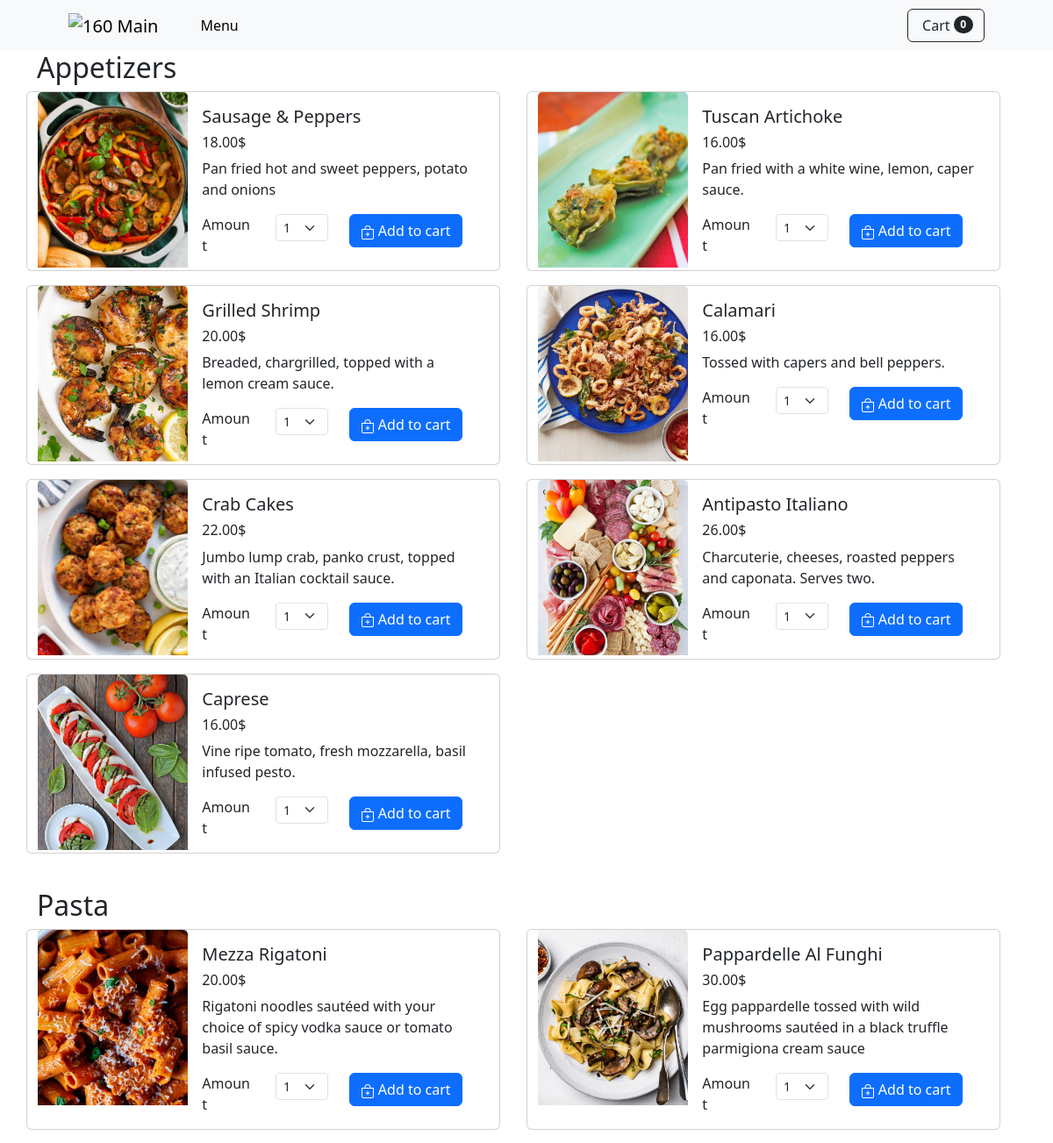
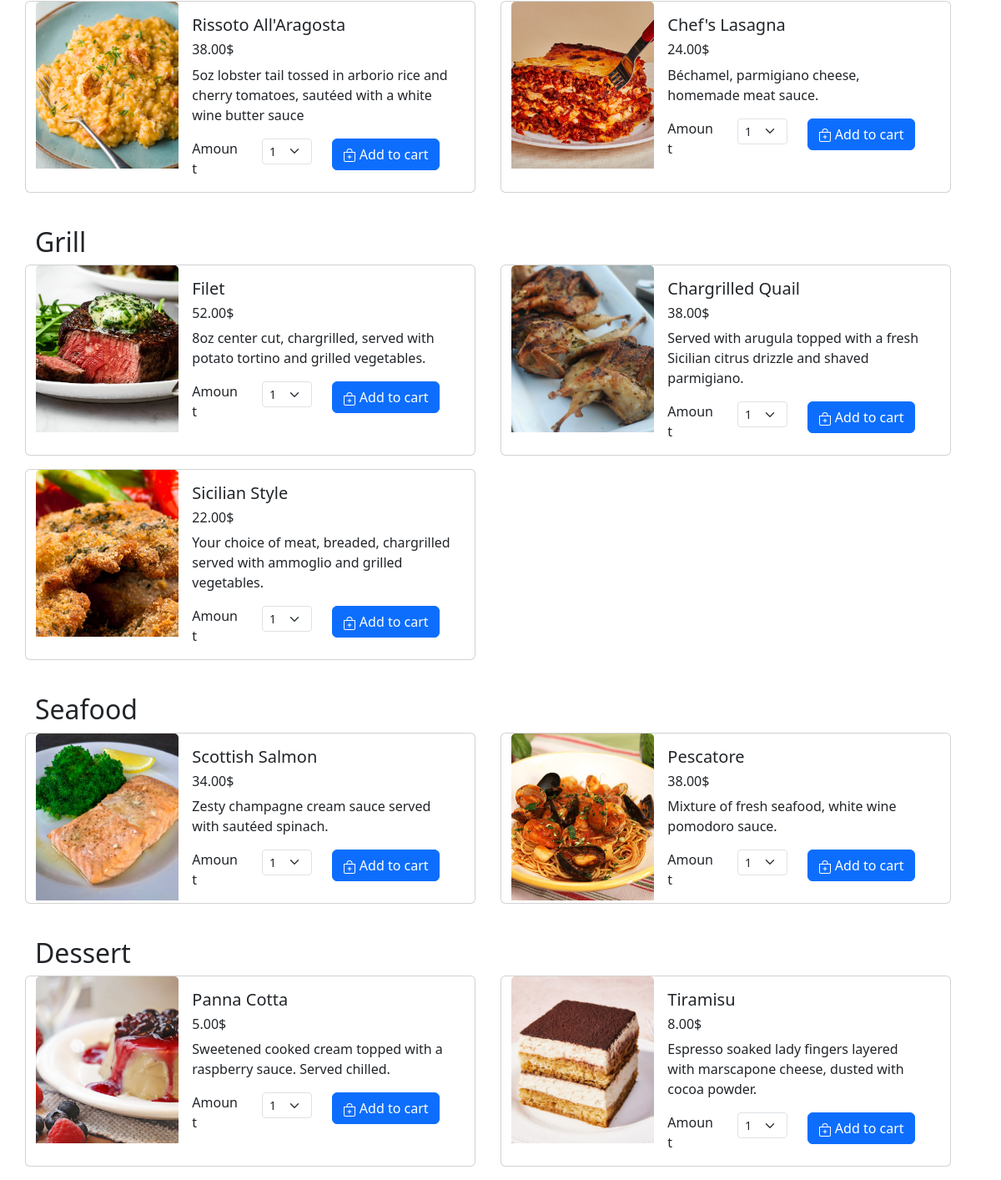
The page / on the database its author committed (2 pictures, top to bottom).
### MenuOrders/models.py (models this page shows, shortened)
class Menu(models.Model):
    FOOD_TYPE_CHOICES = [
        ('appetizer', 'Appetizer'),
        ('pasta', 'Pasta'),
        ('saute', 'Saute'),
        ('grill', 'Grill'),
        ('seafood', 'Seafood'),
        ('dessert', 'Dessert'),
        ('beverage', 'Beverage')
    ]
    item = models.CharField(max_length=50)
    price = models.DecimalField(max_digits=6, decimal_places=2)
    picture = models.ImageField(upload_to='menu_pics/')
    description = models.CharField(max_length=150)
    food_type = models.CharField(max_length=150, choices=FOOD_TYPE_CHOICES)

### MenuOrders/views.py (the view)
# urls.py: path("", views.index, name="index"),
def index(request):
    menu = Menu.objects.all()
    appetizer = Menu.objects.filter(food_type='appetizer')
    pasta = Menu.objects.filter(food_type='pasta')
    grill = Menu.objects.filter(food_type='grill')
    seafood = Menu.objects.filter(food_type='seafood')
    dessert = Menu.objects.filter(food_type='dessert')
    beverage = Menu.objects.filter(food_type='beverage')
    cart = Cart(request)
    cart_items = cart.get_items
    quantities = cart.get_quants
    totals = cart.cart_total()
    context = {
        'menu': menu,
        'appetizer': appetizer,
        'pasta': pasta,
        'grill': grill,
        'seafood': seafood,
        'dessert': dessert,
        'beverage': beverage,
        'cart_items': cart_items,
        'quantities': quantities,
        'totals':totals,
    }
    return render(request, 'index.html', context)

### cart/cart.py (called while the page is built)
    def cart_total(self):
        item_ids = self.cart.keys()
        items = Menu.objects.filter(id__in=item_ids)
        quantities = self.cart
        total = 0
        for key, value in quantities.items():
            key= int(key)
            for item in items:
                if item.id == key:
                    total = total + (item.price * value)
        return total

    def __len__(self):
        return len(self.cart)

    def get_items(self):
        item_ids = self.cart.keys()
        items = Menu.objects.filter(id__in=item_ids)
        return items

### cart/context_processors.py (called while the page is built)
def cart(request):
    return {'cart': Cart(request)}

### MenuOrders/templates/index.html (shortened to what this page needs)
<!DOCTYPE html>
<html>
    <head>
        <link href="https://cdn.jsdelivr.net/npm/bootstrap@5.3.3/dist/css/bootstrap.min.css"
        rel="stylesheet"
>
    </head>
    <body>
        {% include 'navbar.html' %}
        <div class="container">
                <h2> Appetizers </h2>
            <div class="row">
                {%for item in appetizer%}
                    <div class="card mb-3 card-spacing" style="max-width: 540px;">
                        <div class="row g-0">
                            <div class="col-sm-4">
                                <img src='{{item.picture.url}}' class="fixed-size-img card-img-top" alt="Food picture">
                            </div>
                            <div class="col-sm-8">
                                <div class="card-body">
                                    <h5 class="card-title">{{ item.item }}</h5>
                                    <h6 class="card-title">{{ item.price}}$</h6>
                                    <p class="card-text">
                                        {{ item.description }}
                                        <div class="row justify-content">
                                            <div class="col-md-3">Amount</div>
                                            <div class="col-md-3">
                                                <select class="form-select form-select-sm" id="qty-cart">
                                                    <option value="1">1</option>
                                                </select>
                                            </div>
                                            <div class="col-md-6">
                                                <button type="button" data-item-id="{{ item.id }}" class="btn btn-primary add-cart ml-auto" >
                                                    Add to cart
                                                </button>
                                            </div>
                                        </div>
                                        </div>
                                    </div>
                                </div>
                            </div>
                {% endfor %}
            </div>
            <br>
            <h2> Pasta </h2>
            <div class="row">
                {%for item in pasta%}
                    <div class="card mb-3 card-spacing" style="max-width: 540px;">
                        <div class="row g-0">
                            <div class="col-sm-4">
                                <img src='{{item.picture.url}}' class="fixed-size-img card-img-top" alt="Food picture">
                            </div>
                            <div class="col-sm-8">
                                <div class="card-body">
                                    <h5 class="card-title">{{ item.item }}</h5>
                                    <h6 class="card-title">{{ item.price}}$</h6>
                                    <p class="card-text">
                                        {{ item.description }}
                                        <div class="row justify-content">
                                            <div class="col-md-3">Amount</div>
                                            <div class="col-md-3">
                                                <select class="form-select form-select-sm" id="qty-cart">
                                                    <option value="1">1</option>
                                                </select>
                                            </div>
                                            <div class="col-md-6">
                                                <button type="button" data-item-id="{{ item.id }}" class="btn btn-primary add-cart ml-auto" >
                                                    Add to cart
                                                </button>
                                            </div>
                                        </div>
                                        </div>
                                    </div>
                                </div>
                            </div>
                {% endfor %}
            </div>
            <br>
            <h2> Grill </h2>
            <div class="row">
                {%for item in grill%}
                    <div class="card mb-3 card-spacing" style="max-width: 540px;">
                        <div class="row g-0">
                            <div class="col-sm-4">
                                <img src='{{item.picture.url}}' class="fixed-size-img card-img-top" alt="Food picture">
                            </div>
                            <div class="col-sm-8">
                                <div class="card-body">
                                    <h5 class="card-title">{{ item.item }}</h5>
                                    <h6 class="card-title">{{ item.price}}$</h6>
                                    <p class="card-text">
                                        {{ item.description }}
                                        <div class="row justify-content">
                                            <div class="col-md-3">Amount</div>
                                            <div class="col-md-3">
                                                <select class="form-select form-select-sm" id="qty-cart">
                                                    <option value="1">1</option>
                                                </select>
                                            </div>
                                            <div class="col-md-6">
                                                <button type="button" data-item-id="{{ item.id }}" class="btn btn-primary add-cart ml-auto" id="bt" >
                                                    Add to cart
                                                </button>
                                            </div>
                                        </div>
                                        </div>
                                    </div>
                                </div>
                            </div>
                {% endfor %}
            </div>
            <br>
            <h2> Seafood </h2>
            <div class="row">
                {%for item in seafood%}
                    <div class="card mb-3 card-spacing" style="max-width: 540px;">
                        <div class="row g-0">
                            <div class="col-sm-4">
                                <img src='{{item.picture.url}}' class="fixed-size-img card-img-top" alt="Food picture">
                            </div>
                            <div class="col-sm-8">
                                <div class="card-body">
                                    <h5 class="card-title">{{ item.item }}</h5>
                                    <h6 class="card-title">{{ item.price}}$</h6>
                                    <p class="card-text">
                                        {{ item.description }}
                                <div class="row justify-content">
                                    <div class="col-md-3">Amount</div>
                                    <div class="col-md-3">
                                        <select class="form-select form-select-sm" id="qty-cart">
                                            <option value="1">1</option>
                                        </select>
                                    </div>
                                    <div class="col-md-6">
                                        <button type="button" data-item-id="{{ item.id }}" class="btn btn-primary add-cart ml-auto" >
                                            Add to cart
                                        </button>
                                    </div>
                                </div>
                                </div>
                            </div>
                        </div>
                    </div>
                {% endfor %}
            </div>
            <br>
            <h2> Dessert </h2>
            <div class="row">
                {%for item in dessert%}
                    <div class="card mb-3 card-spacing" style="max-width: 540px;">
                        <div class="row g-0">
                            <div class="col-sm-4">
                                <img src='{{item.picture.url}}' class="fixed-size-img card-img-top" alt="Food picture">
                            </div>
                            <div class="col-lg-8">
                                <div class="card-body">
                                    <h5 class="card-title">{{ item.item }}</h5>
                                    <h6 class="card-title">{{ item.price}}$</h6>
                                    <p class="card-text">
                                        {{ item.description }}
                                    </p>
                                <div class="row justify-content">
                                    <div class="col-md-3">Amount</div>
                                    <div class="col-md-3">
                                        <select class="form-select form-select-sm" id="qty-cart">
                                            <option value="1">1</option>
                                        </select>
                                    </div>
                                    <div class="col-md-6">
                                        <button type="button" data-item-id="{{ item.id }}" class="btn btn-primary add-cart ml-auto" >
                                            Add to cart
                                        </button>
                                    </div>
                                </div>
                                </div>
                            </div>
                        </div>
                    </div>
                {% endfor %}
            </div>
        </div>
    </body>
</html>

### MenuOrders/templates/navbar.html (shortened to what this page needs)
<!DOCTYPE html>
<html>
    <head>
    </head>
    <body>
        <nav class="navbar navbar-expand-lg navbar-light bg-light">
          <div class="container px-4 px-lg-5">
            <a class="navbar-brand" href="{% url 'index' %}">
              <img src="https://onesixtymain.com/wp-content/uploads/2023/06/160Main-New.png" alt="160 Main" width="220" height="68">
            </a>
            <div class="collapse navbar-collapse d-none d-lg-flex" id="navbarSupportedContent">
              <ul class="navbar-nav me-auto mb-2 mb-lg-0 ms-lg-4">
                <li class="nav-item">
                  <a class="nav-link active" aria-current="page" href="{% url 'index' %}">Menu</a>
                </li>
              </ul>
            </div>
            <button class="btn btn-outline-dark d-flex align-items-center" type="button" data-bs-toggle="offcanvas" data-bs-target="#offcanvasRight" aria-controls="offcanvasRight">
              Cart
              <span class="badge bg-dark text-white ms-1 rounded-pill" id="cart_quantity">
                {{ cart|length }}
              </span>
            </button>
          </div>
        </nav>
      </body>
</html>

### MenuOrders/templates/index.html (style rules this page uses)
.fixed-size-img { width: 100%; height: 200px; object-fit: cover; }
.card-spacing { margin-right: 30px; }

### rows shown on the page
Menu: picture (picture), item "Sausage & Peppers", price "18.00", description "Pan fried hot and sweet peppers, potato and onions"
Menu: picture (picture), item "Tuscan Artichoke", price "16.00", description "Pan fried with a white wine, lemon, caper sauce."
Menu: picture (picture), item "Grilled Shrimp", price "20.00", description "Breaded, chargrilled, topped with a lemon cream sauce."
Menu: picture (picture), item "Calamari", price "16.00", description "Tossed with capers and bell peppers."
Menu: picture (picture), item "Crab Cakes", price "22.00", description "Jumbo lump crab, panko crust, topped with an Italian cocktail sauce."
Menu: picture (picture), item "Antipasto Italiano", price "26.00", description "Charcuterie, cheeses, roasted peppers and caponata. Serves two."
Menu: picture (picture), item "Caprese", price "16.00", description "Vine ripe tomato, fresh mozzarella, basil infused pesto."
Menu: picture (picture), item "Mezza Rigatoni", price "20.00", description "Rigatoni noodles sautéed with your choice of spicy vodka sauce or tomato basil sauce."
Menu: picture (picture), item "Pappardelle Al Funghi", price "30.00", description "Egg pappardelle tossed with wild mushrooms sautéed in a black truffle parmigiona cream sauce"
Menu: picture (picture), item "Rissoto All'Aragosta", price "38.00", description "5oz lobster tail tossed in arborio rice and cherry tomatoes, sautéed with a white wine butter sauce"
Menu: picture (picture), item "Chef's Lasagna", price "24.00", description "Béchamel, parmigiano cheese, homemade meat sauce."
Menu: picture (picture), item "Filet", price "52.00", description "8oz center cut, chargrilled, served with potato tortino and grilled vegetables."
Menu: picture (picture), item "Chargrilled Quail", price "38.00", description "Served with arugula topped with a fresh Sicilian citrus drizzle and shaved parmigiano."
Menu: picture (picture), item "Sicilian Style", price "22.00", description "Your choice of meat, breaded, chargrilled served with ammoglio and grilled vegetables."
Menu: picture (picture), item "Scottish Salmon", price "34.00", description "Zesty champagne cream sauce served with sautéed spinach."
Menu: picture (picture), item "Pescatore", price "38.00", description "Mixture of fresh seafood, white wine pomodoro sauce."
Menu: picture (picture), item "Panna Cotta", price "5.00", description "Sweetened cooked cream topped with a raspberry sauce. Served chilled."
Menu: picture (picture), item "Tiramisu", price "8.00", description "Espresso soaked lady fingers layered with marscapone cheese, dusted with cocoa powder."

### other values the page prints
{{ cart|length }} "0"
